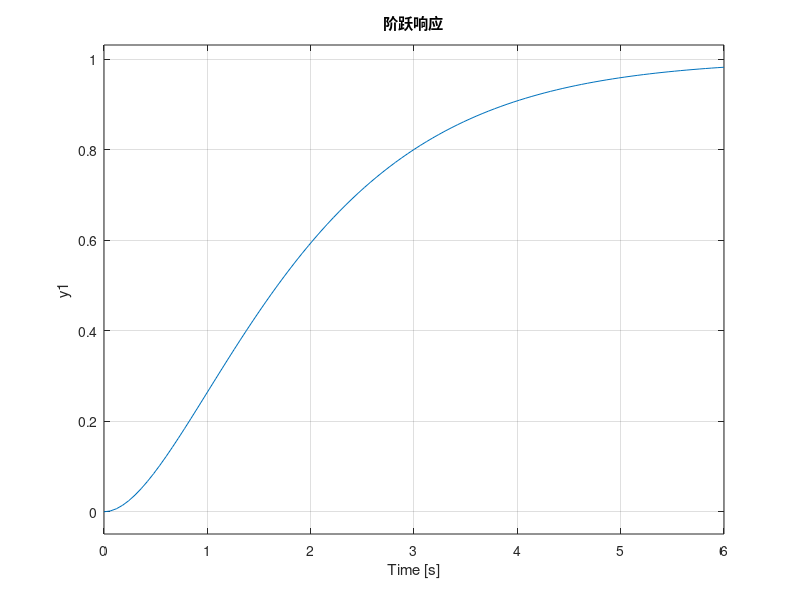

Here is the MATLAB script that generated this plot:
% 定义系统的传递函数
numerator = [1]; % 分子多项式系数
denominator = [1, 2, 1]; % 分母多项式系数
sys = tf(numerator, denominator); % 创建传递函数模型

% 绘制阶跃响应
figure; % 创建一个新图形窗口
step(sys); % 绘制阶跃响应
title('阶跃响应'); % 添加标题
grid on; % 添加网格
